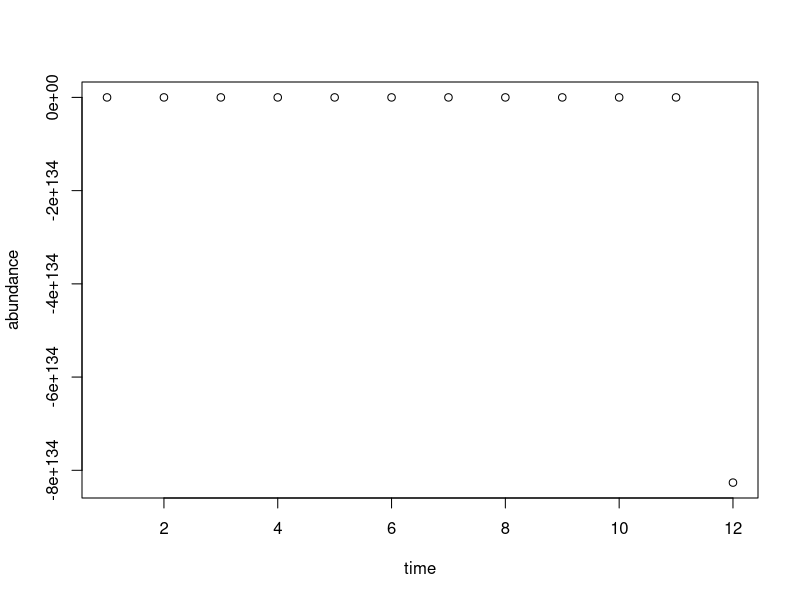

Recreate this plot in R.
n <-(2500)
K <-(10000)
r <-(.8)
nNew <-(n)

capacity<- function(n, K, r) {for(t in seq(2,12)) {
  n[t] = n[t-1] + ( r * n[t-1] * (K - n[t-1])/K )
  nNew <- n
}
  print(nNew)
time <- (1:12)
abundance <- nNew
plot(time, abundance)
}
Answer <- capacity(2500, 1000, .8)

